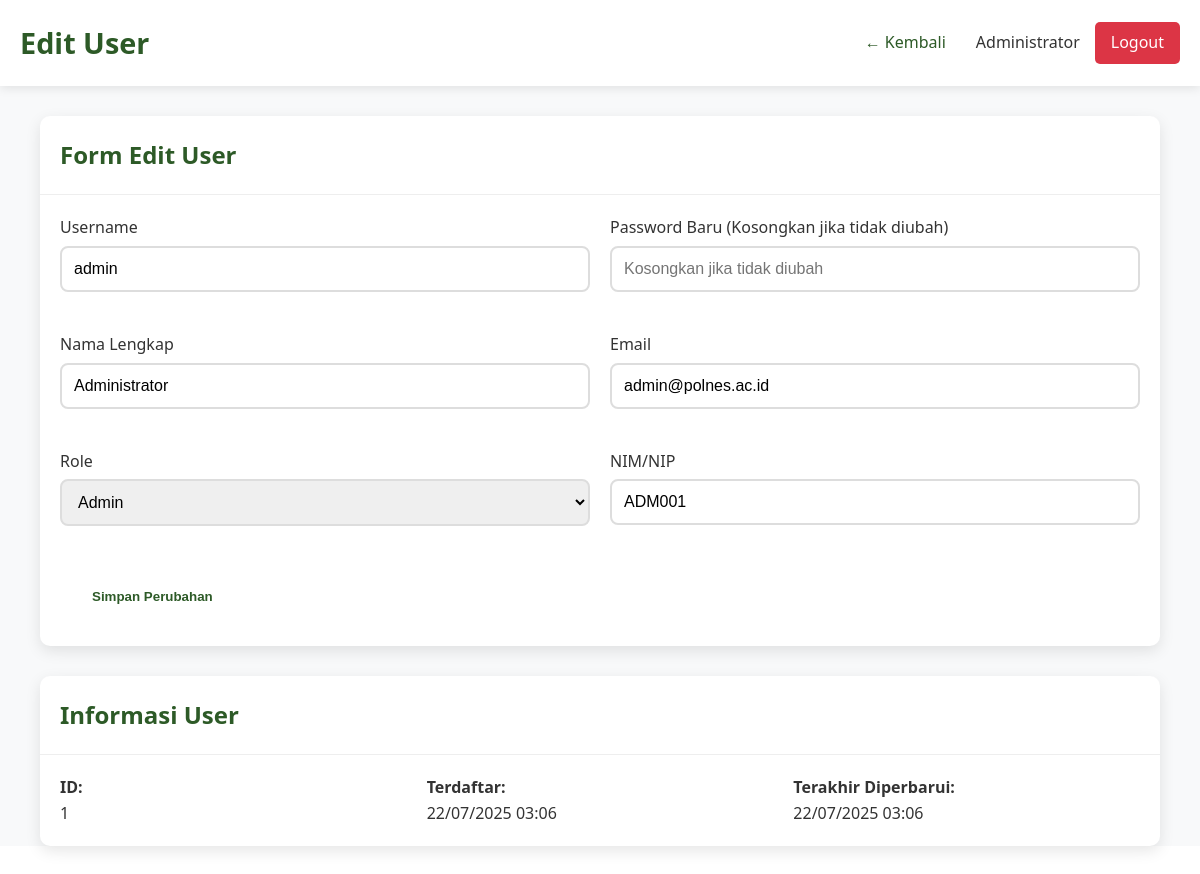
The page /dashboard/admin/edit-user.php?id=1 (signed in) on the database its author committed.
### tables this page shows
CREATE TABLE users (
    id INT PRIMARY KEY AUTO_INCREMENT,
    username VARCHAR(50) UNIQUE NOT NULL,
    password VARCHAR(255) NOT NULL,
    full_name VARCHAR(100) NOT NULL,
    email VARCHAR(100) UNIQUE NOT NULL,
    role ENUM('admin', 'dosen', 'mahasiswa') NOT NULL,
    nim_nip VARCHAR(20) UNIQUE,
    created_at TIMESTAMP DEFAULT CURRENT_TIMESTAMP,
    updated_at TIMESTAMP DEFAULT CURRENT_TIMESTAMP ON UPDATE CURRENT_TIMESTAMP
);

### config/session.php (called while the page is built, shortened)
<?php
function isLoggedIn() {
    return isset($_SESSION['user_id']);
}
function getCurrentUser() {
    if (isLoggedIn()) {
        return [
            'id' => $_SESSION['user_id'],
            'username' => $_SESSION['username'],
            'full_name' => $_SESSION['full_name'],
            'role' => $_SESSION['role'],
            'nim_nip' => $_SESSION['nim_nip']
        ];
    }
    return null;
}
?>

### dashboard/admin/edit-user.php (the view, shortened to what this page needs)
<?php
require_once '../../config/session.php';
$database = new Database();
$db = $database->getConnection();
$current_user = getCurrentUser();
$user_id = $_GET['id'] ?? 0;
$query = "SELECT * FROM users WHERE id = ?";
$stmt = $db->prepare($query);
$stmt->execute([$user_id]);
$user = $stmt->fetch(PDO::FETCH_ASSOC);
?>
<!DOCTYPE html>
<html lang="id">
<head>
    <link rel="stylesheet" href="../../assets/css/style.css">
</head>
<body>
    <div class="dashboard">
        <div class="dashboard-header">
            <div class="container">
                <div class="dashboard-nav">
                    <h1 class="dashboard-title">Edit User</h1>
                    <div class="user-info">
                        <a href="users.php" style="color: #2d5a27; text-decoration: none; margin-right: 15px;">← Kembali</a>
                        <span><?php echo $current_user['full_name']; ?></span>
                        <a href="../../logout.php" class="logout-btn">Logout</a>
                    </div>
                </div>
            </div>
        </div>
        <div class="dashboard-content">
            <div class="container">
                <div class="card">
                    <div class="card-header">
                        <h3 class="card-title">Form Edit User</h3>
                    </div>
                    <div class="card-body">
                        <form method="POST">
                            <div style="display: grid; grid-template-columns: 1fr 1fr; gap: 20px;">
                                <div class="form-group">
                                    <label for="username">Username</label>
                                    <input type="text" id="username" name="username" class="form-control" value="<?php echo $user['username']; ?>" required>
                                </div>
                                <div class="form-group">
                                    <label for="password">Password Baru (Kosongkan jika tidak diubah)</label>
                                    <input type="text" id="password" name="password" class="form-control" placeholder="Kosongkan jika tidak diubah">
                                </div>
                                <div class="form-group">
                                    <label for="full_name">Nama Lengkap</label>
                                    <input type="text" id="full_name" name="full_name" class="form-control" value="<?php echo $user['full_name']; ?>" required>
                                </div>
                                <div class="form-group">
                                    <label for="email">Email</label>
                                    <input type="email" id="email" name="email" class="form-control" value="<?php echo $user['email']; ?>" required>
                                </div>
                                <div class="form-group">
                                    <label for="role">Role</label>
                                    <select id="role" name="role" class="form-control" required>
                                        <option value="admin" <?php echo $user['role'] == 'admin' ? 'selected' : ''; ?>>Admin</option>
                                    </select>
                                </div>
                                <div class="form-group">
                                    <label for="nim_nip">NIM/NIP</label>
                                    <input type="text" id="nim_nip" name="nim_nip" class="form-control" value="<?php echo $user['nim_nip']; ?>" placeholder="Opsional">
                                </div>
                            </div>
                            <div style="margin-top: 20px;">
                                <button type="submit" class="btn btn-primary">Simpan Perubahan</button>
                                <a href="users.php" class="btn btn-secondary" style="margin-left: 10px;">Batal</a>
                            </div>
                        </form>
                    </div>
                </div>
                <div class="card">
                    <div class="card-header">
                        <h3 class="card-title">Informasi User</h3>
                    </div>
                    <div class="card-body">
                        <div style="display: grid; grid-template-columns: repeat(auto-fit, minmax(200px, 1fr)); gap: 20px;">
                            <div>
                                <strong>ID:</strong><br>
                                <?php echo $user['id']; ?>
                            </div>
                            <div>
                                <strong>Terdaftar:</strong><br>
                                <?php echo date('d/m/Y H:i', strtotime($user['created_at'])); ?>
                            </div>
                            <div>
                                <strong>Terakhir Diperbarui:</strong><br>
                                <?php echo date('d/m/Y H:i', strtotime($user['updated_at'])); ?>
                            </div>
                        </div>
                    </div>
                </div>
            </div>
        </div>
    </div>
</body>
</html>

### assets/css/style.css (style rules this page uses)
* { margin: 0; padding: 0; box-sizing: border-box; }
body { font-family: "Segoe UI", Tahoma, Geneva, Verdana, sans-serif; line-height: 1.6; color: #333; }
.container { max-width: 1200px; margin: 0 auto; padding: 0 20px; }
.btn { display: inline-block; padding: 15px 30px; text-decoration: none; border-radius: 30px; font-weight: bold; transition: all 0.3s ease; border: 2px solid transparent; }
.btn-primary { background: white; color: #2d5a27; }
.btn-secondary { background: transparent; color: white; border-color: white; }
.form-group { margin-bottom: 20px; }
.form-group label { display: block; margin-bottom: 5px; color: #333; font-weight: 500; }
.form-control { width: 100%; padding: 12px; border: 2px solid #ddd; border-radius: 8px; font-size: 16px; transition: border-color 0.3s ease; }
.dashboard { min-height: 100vh; background: #f8f9fa; }
.dashboard-header { background: white; padding: 20px 0; box-shadow: 0 2px 10px rgba(0, 0, 0, 0.1); margin-bottom: 30px; }
.dashboard-nav { display: flex; justify-content: space-between; align-items: center; }
.dashboard-title { color: #2d5a27; font-size: 1.8rem; font-weight: bold; }
.user-info { display: flex; align-items: center; gap: 15px; }
.logout-btn { background: #dc3545; color: white; padding: 8px 16px; text-decoration: none; border-radius: 5px; transition: background 0.3s ease; }
.dashboard-content { padding: 0 20px; }
.card { background: white; border-radius: 10px; box-shadow: 0 5px 15px rgba(0, 0, 0, 0.1); margin-bottom: 30px; }
.card-header { padding: 20px; border-bottom: 1px solid #eee; }
.card-title { color: #2d5a27; font-size: 1.5rem; font-weight: bold; margin: 0; }
.card-body { padding: 20px; }

### rows shown on the page
users: full_name "Administrator", username "admin", email "admin@polnes.ac.id", role "Admin", nim_nip "ADM001", id "1", created_at "22/07/2025 03:06", updated_at "22/07/2025 03:06"
